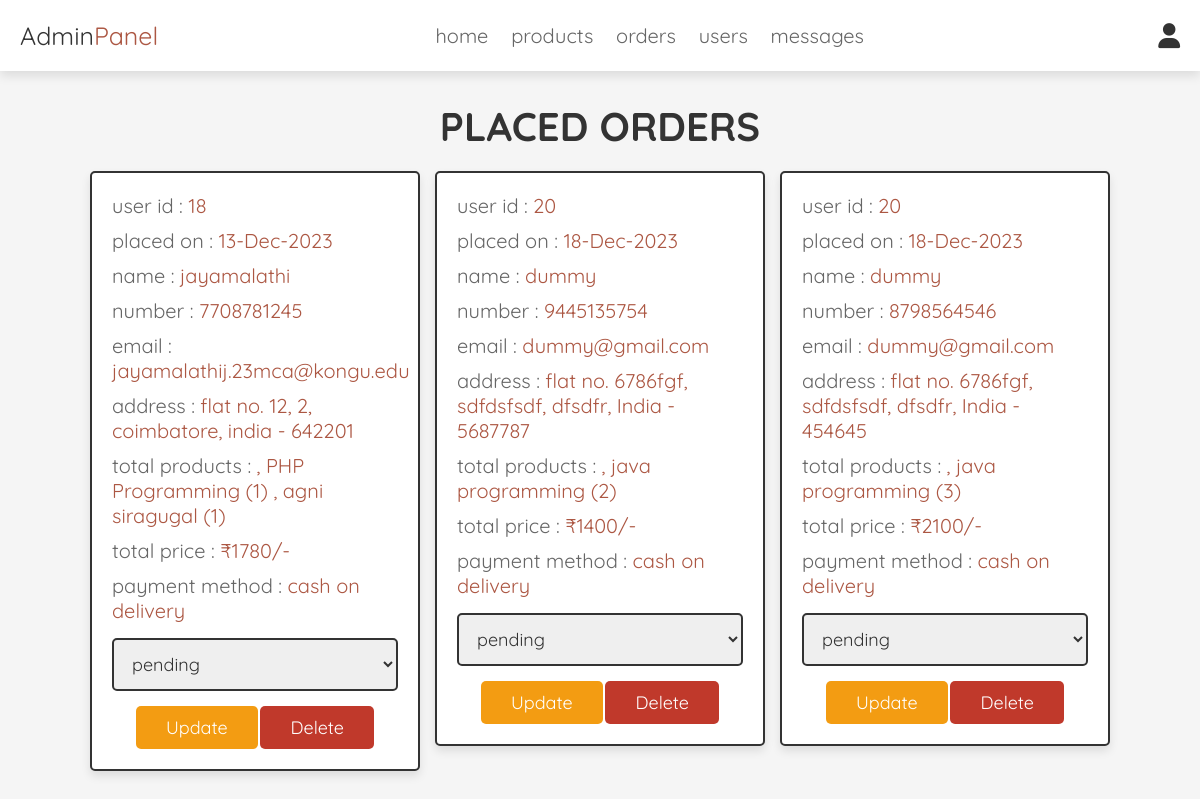
/admin_orders.php (signed in), run on the app's committed database.
### tables this page shows
CREATE TABLE `orders` (
  `id` int(5) NOT NULL,
  `user_id` int(5) NOT NULL,
  `name` varchar(25) NOT NULL,
  `number` varchar(10) NOT NULL,
  `email` varchar(50) NOT NULL,
  `method` varchar(20) NOT NULL,
  `address` varchar(255) NOT NULL,
  `total_products` varchar(50) NOT NULL,
  `order_items` longtext NOT NULL,
  `total_price` int(10) NOT NULL,
  `placed_on` varchar(50) NOT NULL,
  `payment_status` varchar(20) NOT NULL DEFAULT 'pending'
);

### admin_orders.php (the view, shortened to what this page needs)
<?php
@include 'config.php';
?>
<!DOCTYPE html>
<html lang="en">
<head>
   <link rel="stylesheet" href="https://cdnjs.cloudflare.com/ajax/libs/font-awesome/6.0.0/css/all.min.css">
   <link rel="stylesheet" href="css/admin_style.css">
</head>
<body>
<?php @include 'admin_header.php'; ?>
<section class="placed-orders">
   <h1 class="title">placed orders</h1>
   <div class="box-container">
      <?php
      $select_orders = mysqli_query($conn, "SELECT * FROM `orders`") or die('query failed');
      if(mysqli_num_rows($select_orders) > 0){
         while($fetch_orders = mysqli_fetch_assoc($select_orders)){
      ?>
      <div class="box">
         <p> user id : <span><?php echo $fetch_orders['user_id']; ?></span> </p>
         <p> placed on : <span><?php echo $fetch_orders['placed_on']; ?></span> </p>
         <p> name : <span><?php echo $fetch_orders['name']; ?></span> </p>
         <p> number : <span><?php echo $fetch_orders['number']; ?></span> </p>
         <p> email : <span><?php echo $fetch_orders['email']; ?></span> </p>
         <p> address : <span><?php echo $fetch_orders['address']; ?></span> </p>
         <p> total products : <span><?php echo $fetch_orders['total_products']; ?></span> </p>
         <p> total price : <span>₹<?php echo $fetch_orders['total_price']; ?>/-</span> </p>
         <p> payment method : <span><?php echo $fetch_orders['method']; ?></span> </p>
         <form action="" method="post">
            <select name="update_payment">
               <option disabled selected><?php echo $fetch_orders['payment_status']; ?></option>
            </select>
            <input type="submit" name="update_order" value="update" class="option-btn">
            <a href="admin_orders.php?delete=<?php echo $fetch_orders['id']; ?>" class="delete-btn" onclick="return confirm('delete this order?');">delete</a>
         </form>
      </div>
      <?php
         }
      }else{
         echo '<p class="empty">no orders placed yet!</p>';
      }
      ?>
   </div>
</section>
</body>
</html>

### admin_style.css (style rules this page uses)
:root { --brown:#AC5743; --red:#c0392b; --orange:#f39c12; --black:#333; --white:#fff; --light-color:#666; --light-white:#ccc; --light-bg:#f5f5f5; --border:.2rem solid var(--black); --box-shadow:0 .5rem 1rem rgba(0,0,0,.1); }
* { font-family: 'Quicksand', sans-serif; margin:0; padding:0; box-sizing: border-box; outline: none; border:none; text-decoration: none; transition:all .2s linear; }
html { font-size: 62.5%; overflow-x: hidden; scroll-behavior: smooth; scroll-padding-top: 6.5rem; }
body { background: var(--light-bg); }
section { padding:3rem 2rem; }
.title { text-align: center; margin-bottom: 2rem; color:var(--black); text-transform: uppercase; font-size: 4rem; }
.btn, .delete-btn, .option-btn { display: inline-block; border-radius: .5rem; margin-top: 1rem; font-size: 1.8rem; color:var(--white); cursor: pointer; padding:1rem 3rem; text-transform: capitalize; }
.delete-btn { background-color: var(--red); }
.option-btn { background-color: var(--orange); }
.placed-orders .box-container { display: grid; grid-template-columns: repeat(auto-fit, 33rem); gap:1.5rem; align-items: flex-start; max-width: 1200px; margin: 0 auto; justify-content: center; }
.placed-orders .box-container .box { padding:2rem; border:var(--border); background-color: var(--white); box-shadow: var(--box-shadow); border-radius: .5rem; }
.placed-orders .box-container .box p { margin-bottom: 1rem; font-size: 2rem; color:var(--light-color); }
.placed-orders .box-container .box p span { color:var(--brown); }
.placed-orders .box-container .box form { margin-top: 1rem; text-align: center; }
.placed-orders .box-container .box form select { width: 100%; border:var(--border); padding:1.2rem 1.4rem; font-size: 1.8rem; color:var(--black); border:var(--border); border-radius: .5rem; margin:.5rem 0; }

### data on the page
orders: user "18", placed_on "13-Dec-2023", name "jayamalathi", number "7708781245", email "jayamalathij.23mca@kongu.edu", address "flat no. 12, 2, coimbatore, india - 642201", total_products ", PHP Programming (1) , agni siragugal (1)", total_price "1780", method "cash on delivery", update_payment "pending"
orders: user "20", placed_on "18-Dec-2023", name "dummy", number "9445135754", email "dummy@gmail.com", address "flat no. 6786fgf, sdfdsfsdf, dfsdfr, India - 5687787", total_products ", java programming (2)", total_price "1400", method "cash on delivery", update_payment "pending"
orders: user "20", placed_on "18-Dec-2023", name "dummy", number "8798564546", email "dummy@gmail.com", address "flat no. 6786fgf, sdfdsfsdf, dfsdfr, India - 454645", total_products ", java programming (3)", total_price "2100", method "cash on delivery", update_payment "pending"
